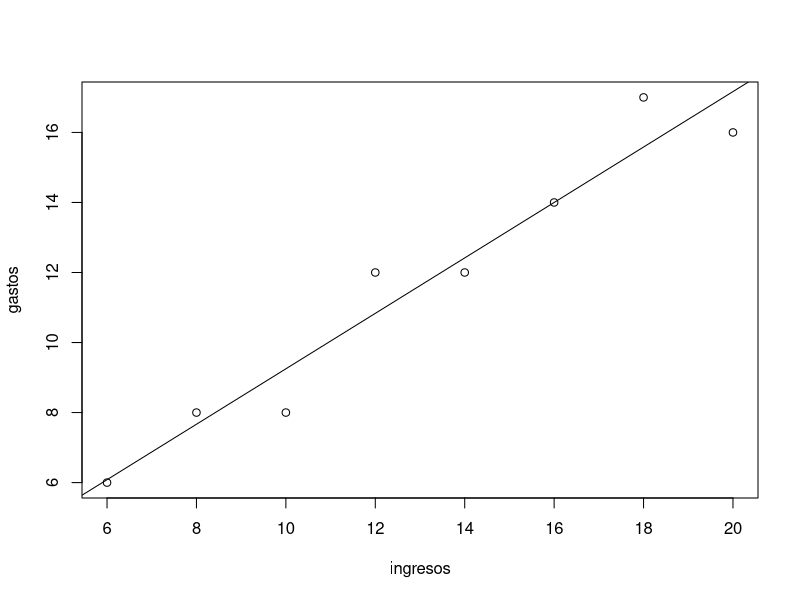

This figure's R source:
###    ""declarando objetos""" 
##### CADENA DE NUMEROS QUE REPRENTAN LOS 
#####  INGRESOS "X"      Y,       GASTOS  "Y"
ingresos=c(6,8,10,12,14,16,18,20);
gastos=c(6,8,8,12,12,14,17,16);
n<-c(8)   
n            ## 8 familias sus gastos e ingresos
#####
####
####
########   TABLA DE XY 
#####
#####
ingresosyegresos=data.frame(ingresos,gastos)
ingresosyegresos
####
#####
####   suma de x  y su tabla
INGRESOS=data.frame(ingresos)
INGRESOS
sum(ingresos)
########  suma de y,   y su tabla
GASTOS=data.frame(gastos)
GASTOS
sum(GASTOS)
####
#####
######
####  MULTIPLICACION "XY"   ####
####
INGRESOS*GASTOS
View(INGRESOS*GASTOS)
sum(INGRESOS*GASTOS)
####
###   INGRESOS AL CUADRADO   "x^2"
#####
INGRESOS^2
sum(INGRESOS^2)
### 
###### GASTOS AL CUADRADO  "y^2"
####
GASTOS^2
sum(GASTOS^2)
####
####  CREAR NUBE DE PUNTOS
#####   y dibujar la linea de la recta
####    una vez obtenido "y=a+bx"
####
plot(ingresos,gastos)
abline(lm(gastos~ingresos, data=ingresosyegresos))
####
####
##### ENCONTRAR LA ECUACION DE LA REGRESION LINEAL
####
####              ---------  Y=a+bx-------
#####    
##### ----- PRIMERO HAY QUE ENCONTRAR LA PENDIENTE DE "b"-----
######   ----- b=(n(sum(xy))-sum(x)*sum(y))/(n(sum(x^2))-sum(x)^2)  ------
####
####
(n*sum(INGRESOS*GASTOS)-sum(INGRESOS)*sum(GASTOS))/(n*sum(INGRESOS^2)-sum(INGRESOS)^2)
b=(n*sum(INGRESOS*GASTOS)-sum(INGRESOS)*sum(GASTOS))/(n*sum(INGRESOS^2)-sum(INGRESOS)^2)
b
#####
######   ---SEGUNDO ENCONTRAR "a" o valor de la ordenada al origen
#####
####
###### ----- a=(sum(y)/n)-(b*sum(x)/n)
####
####
sum(GASTOS)/n
b*sum(INGRESOS)/n
(sum(GASTOS)/n)-(b*sum(INGRESOS)/n)
a=(sum(GASTOS)/n)-(b*sum(INGRESOS)/n)
a
####
####
####   VERIFICAR VALORES MEDIANTE COMANDO RAPIDO
####
######
lm(gastos~ingresos, data= ingresosyegresos)
###### POR CADA 1000 PESOS QUE INGRESA
######  LAS FAMILIAS EN PROMEDIO GASTARAN 792 PESOS
#########
#########  -----  "y=a+bx"  ------
#####
########    
a
b
a+b*19
####   x= 19 pesos de ingresos
####   El gasto esperado de una familia cuando tiene
####   19 mil pesos de ingresos es de 16mil375 pesos.
#####
####
######
#####  SE HIZO LA ECUACION DE REGRESION LINEAL PARA DIBUJAR LA RECTA.
######  AHORA SE ENCONTRARÁ EL COEFICIENTE DE CORELACIÓN DE PEARSON
#####
#####
##### r= sum(xy)-(sum(x)*sum(y))/(n)/(sqrt((sum(x^2)-(sum(x)^2)/(n)))*(sum(y^2))-(sum(y)^2/(n)))
###
####
sum(INGRESOS*GASTOS)-(sum(INGRESOS)*sum(GASTOS))/(n)
#####
####
sum(INGRESOS^2)-(sum(INGRESOS)^2)/(n)
sum(GASTOS^2)-sum(GASTOS)^2/(n)

(sum(INGRESOS^2)-(sum(INGRESOS)^2)/(n))*(sum(GASTOS^2)-sum(GASTOS)^2/(n))

## aplicar raiz cuadrada
sqrt((sum(INGRESOS^2)-(sum(INGRESOS)^2)/(n))*(sum(GASTOS^2)-sum(GASTOS)^2/(n))
)
### operacion y resultado final
#####
###
#####  
(sum(INGRESOS*GASTOS)-(sum(INGRESOS)*sum(GASTOS))/(n))/sqrt((sum(INGRESOS^2)-(sum(INGRESOS)^2)/(n))*(sum(GASTOS^2)-sum(GASTOS)^2/(n))
)
#### el resultado significa que 
#### se obtuvo una correlacion positiva intensa
#####
